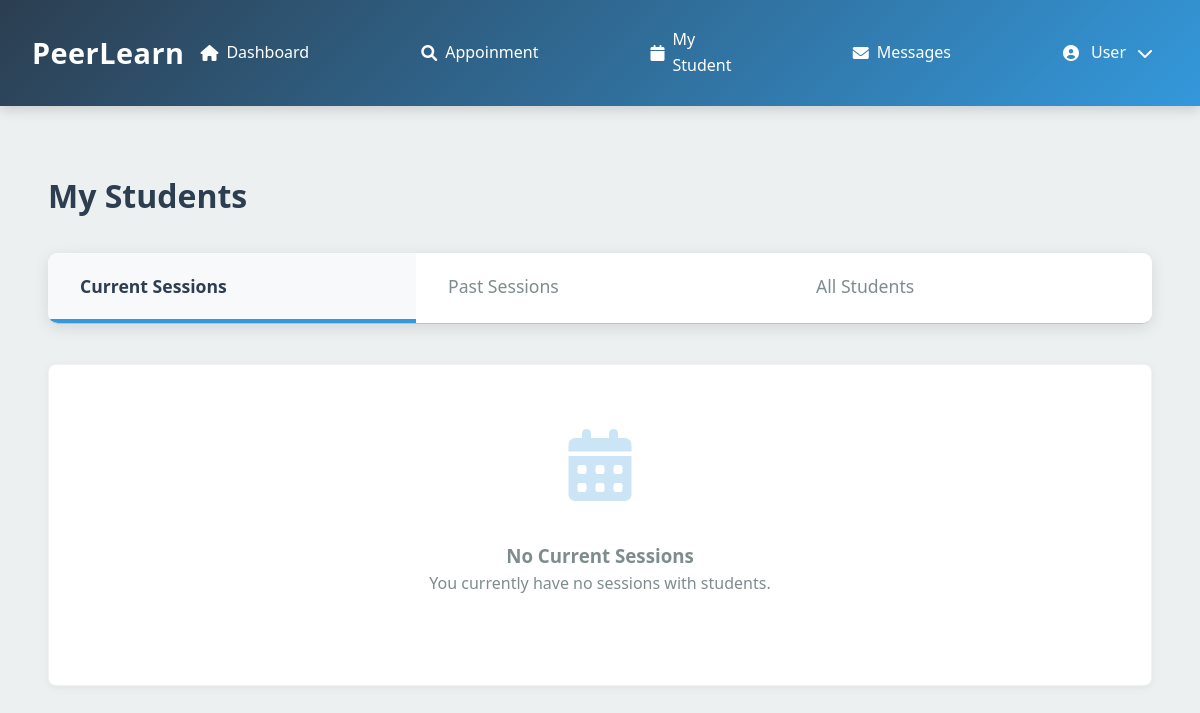
The app's page /tutor_students.php (signed in), older data.
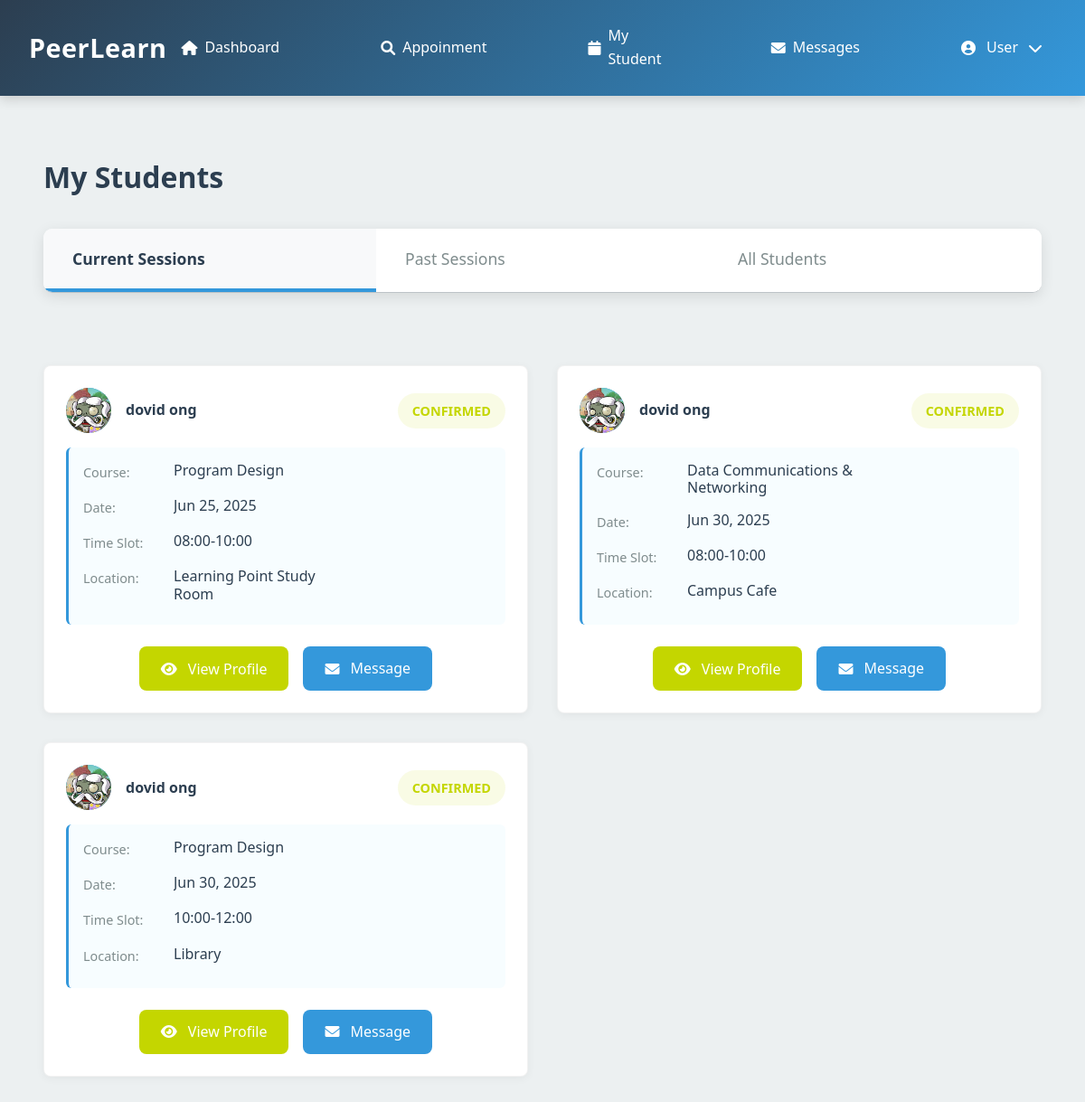
The same page, newer data.
### tables this page shows
CREATE TABLE `session` (
  `session_id` int(11) NOT NULL,
  `tutor_id` int(11) NOT NULL,
  `student_id` int(11) NOT NULL,
  `course_id` int(11) NOT NULL,
  `location_id` int(11) DEFAULT NULL,
  `status` enum('pending','confirmed','rejected','completed','cancelled') NOT NULL DEFAULT 'pending',
  `start_datetime` datetime NOT NULL,
  `end_datetime` datetime NOT NULL,
  `cancellation_deadline` datetime GENERATED ALWAYS AS (`start_datetime` - interval 24 hour) STORED,
  `cancellation_reason` text DEFAULT NULL,
  `cancelled_by` int(11) DEFAULT NULL,
  `created_at` timestamp NOT NULL DEFAULT current_timestamp(),
  `email_sent` tinyint(1) DEFAULT 0
);

CREATE TABLE `user` (
  `user_id` int(11) NOT NULL,
  `username` varchar(50) NOT NULL,
  `password` varchar(255) DEFAULT NULL,
  `email` varchar(100) NOT NULL,
  `role` enum('student','tutor','admin') NOT NULL,
  `first_name` varchar(50) NOT NULL,
  `last_name` varchar(50) NOT NULL,
  `phone` varchar(20) DEFAULT NULL,
  `profile_image` varchar(255) DEFAULT NULL,
  `is_active` tinyint(1) DEFAULT 1,
  `created_at` timestamp NOT NULL DEFAULT current_timestamp(),
  `last_login` datetime DEFAULT NULL,
  `reset_token_hash` varchar(64) DEFAULT NULL,
  `reset_token_expires_at` datetime DEFAULT NULL
);

CREATE TABLE `course` (
  `id` int(11) NOT NULL,
  `course_name` varchar(100) NOT NULL,
  `details` text DEFAULT NULL,
  `status` enum('active','inactive') DEFAULT 'active',
  `created_at` timestamp NOT NULL DEFAULT current_timestamp(),
  `updated_at` timestamp NOT NULL DEFAULT current_timestamp() ON UPDATE current_timestamp()
);

CREATE TABLE `location` (
  `location_id` int(11) NOT NULL,
  `location_name` varchar(100) NOT NULL
);

### tutor_students.php (the view, shortened to what this page needs)
<?php
require_once "db_connection.php";
$user_id = $_SESSION['user_id'];
$current_datetime = date('Y-m-d H:i:00');
$stmt = $conn->prepare("
    SELECT s.session_id, s.start_datetime, s.end_datetime, s.status, s.cancellation_reason,
           u.user_id, u.first_name, u.last_name, u.email, u.phone, u.profile_image,
           c.course_name, l.location_name,
           r.rating, r.comment,
           CONCAT(DATE_FORMAT(s.start_datetime, '%H:%i'), '-', DATE_FORMAT(s.end_datetime, '%H:%i')) as time_slot
    FROM session s
    JOIN user u ON s.student_id = u.user_id
    JOIN course c ON s.course_id = c.id
    LEFT JOIN location l ON s.location_id = l.location_id
    LEFT JOIN review r ON s.session_id = r.session_id AND r.tutor_id = s.tutor_id
    WHERE s.tutor_id = ? AND s.status = 'confirmed'
    AND s.start_datetime >= ?  -- 只显示当前时间之后的会话
    ORDER BY s.start_datetime ASC
");
if (!$stmt) {
    handle_db_error($conn, "Error preparing current sessions query");
} else {
    $stmt->bind_param("is", $user_id, $current_datetime);
    $stmt->execute();
    $result = $stmt->get_result();
    while ($row = $result->fetch_assoc()) {
        $row['profile_image'] = $row['profile_image'] ?: 'assets/default-avatar.png';
        $current_sessions[] = $row;
    }
}
$student_details = [];
$stmt = $conn->prepare("
    SELECT
        u.user_id, u.first_name, u.last_name, u.email, u.phone, u.profile_image, u.created_at
    FROM user u
    WHERE u.user_id IN (
        SELECT DISTINCT student_id FROM session WHERE tutor_id = ?
    )
");
if (!$stmt) {
    error_log("Error preparing student details query: " . $conn->error);
    $_SESSION['error'] = "Error preparing student details query: " . $conn->error;
} else {
    $stmt->bind_param("i", $user_id);
    $stmt->execute();
    $result = $stmt->get_result();
    while ($row = $result->fetch_assoc()) {
        $row['profile_image'] = $row['profile_image'] ?: 'assets/default-avatar.png';
        $student_details[$row['user_id']] = $row;
    }
}
function renderSessionCard($session, $student_details) {
    $statusClass = $session['status'] == 'cancelled' ? 'status-cancelled' :
                   ($session['status'] == 'completed' ? 'status-completed' : 'status-confirmed');
    ?>
    <div class="request-card">
        <div class="request-header">
            <div class="student-avatar" data-id="<?php echo htmlspecialchars($session['user_id'] ?? ''); ?>">
                <img src="<?php echo htmlspecialchars($session['profile_image']); ?>" alt="Student" class="profile-image"
                     onerror="this.src='assets/default-avatar.png'; this.onerror=null;">
            </div>
            <div class="request-info">
                <div class="student-name"><?php echo htmlspecialchars(($session['first_name'] ?? '') . ' ' . ($session['last_name'] ?? '')); ?></div>
            </div>
            <span class="status-badge <?php echo $statusClass; ?>">
                <?php echo ucfirst($session['status'] ?? 'Unknown'); ?>
            </span>
        </div>
        <div class="request-details">
            <div class="detail-item">
                <div class="detail-label">Course:</div>
                <div class="detail-value"><?php echo htmlspecialchars($session['course_name'] ?? 'Unknown Course'); ?></div>
            </div>
            <div class="detail-item">
                <div class="detail-label">Date:</div>
                <div class="detail-value">
                    <?php echo !empty($session['start_datetime'])
                        ? date('M d, Y', strtotime($session['start_datetime']))
                        : 'Not specified'; ?>
                </div>
            </div>
            <div class="detail-item">
                <div class="detail-label">Time Slot:</div>
                <div class="detail-value">
                    <?php echo htmlspecialchars($session['time_slot'] ??
                        (date('H:i', strtotime($session['start_datetime'])) . '-' . date('H:i', strtotime($session['end_datetime'])))) ?: 'Not specified'; ?>
                </div>
            </div>
            <div class="detail-item">
                <div class="detail-label">Location:</div>
                <div class="detail-value"><?php echo htmlspecialchars($session['location_name'] ?? 'Not specified'); ?></div>
            </div>
        </div>
        <div class="request-actions">
            <button class="btn btn-profile view-student"
                    data-id="<?php echo htmlspecialchars($session['user_id'] ?? ''); ?>"
                    data-name="<?php echo htmlspecialchars(($session['first_name'] ?? '') . ' ' . ($session['last_name'] ?? '')); ?>"
                    data-email="<?php echo htmlspecialchars($student_details[$session['user_id']]['email'] ?? ''); ?>"
                    data-phone="<?php echo htmlspecialchars($student_details[$session['user_id']]['phone'] ?? ''); ?>"
                    data-image="<?php echo htmlspecialchars($session['profile_image'] ?? ''); ?>">
                <i class="fas fa-eye"></i> View Profile
            </button>
            <a href="messages.php?student_id=<?php echo htmlspecialchars($session['user_id'] ?? ''); ?>" class="btn btn-message"><i class="fas fa-envelope"></i> Message</a>
        </div>
    </div>
    <?php
}
?>
<!DOCTYPE html>
<html lang="en">
<head>
    <link rel="stylesheet" href="https://cdnjs.cloudflare.com/ajax/libs/font-awesome/6.4.0/css/all.min.css">
</head>
<body>
    <?php include 'header/tut_head.php'; ?>
    <main>
        <h1 class="page-title">My Students</h1>
        <div class="tabs">
            <div class="tab active" data-tab="current-sessions">Current Sessions</div>
            <div class="tab" data-tab="past-sessions">Past Sessions</div>
            <div class="tab" data-tab="all-students">All Students</div>
        </div>
        <div class="tab-content active" id="current-sessions">
            <?php if (count($current_sessions) > 0): ?>
                <div class="session-list">
                    <?php foreach ($current_sessions as $session): ?>
                        <?php renderSessionCard($session, $student_details); ?>
                    <?php endforeach; ?>
                </div>
            <?php else: ?>
                <div class="empty-state">
                    <div class="empty-icon"><i class="fas fa-calendar-alt"></i></div>
                    <h3>No Current Sessions</h3>
                    <p class="empty-text">You currently have no sessions with students.</p>
                </div>
            <?php endif; ?>
        </div>
    </main>
</body>
</html>

### header/tut_head.php (shortened to what this page needs)
<!DOCTYPE html>
<html lang="en">
<head>
    <link rel="stylesheet" href="https://cdnjs.cloudflare.com/ajax/libs/font-awesome/6.0.0/css/all.min.css">
</head>
<body>
    <header class="header">
        <div class="header-content">
            <div class="logo">
                PeerLearn
            </div>
            <nav class="nav-links">
                <a href="tutor_main_page.php"><i class="fas fa-home"></i> Dashboard</a>
                <a href="tutor_requests.php"><i class="fas fa-search"></i> Appoinment</a>
                <a href="tutor_students.php"><i class="fas fa-calendar"></i> My Student</a>
                <a href="messages.php"><i class="fas fa-envelope"></i> Messages</a>
                <div class="user-menu" onclick="toggleDropdown()">
                    <i class="fas fa-user-circle"></i>
                    <?php echo htmlspecialchars(isset($_SESSION['first_name']) ? $_SESSION['first_name'] : 'User'); ?>
                    <i class="fas fa-chevron-down"></i>
                </div>
            </nav>
        </div>
    </header>
</body>
</html>

### tutor_students.php (style rules this page uses)
:root { --primary: #2B3990; --secondary: #00AEEF; --accent: #C4D600; --gray: #e0e0e0; --light-gray: #f5f5f5; --dark-gray: #777; }
* { box-sizing: border-box; margin: 0; padding: 0; font-family: 'Segoe UI', Tahoma, Geneva, Verdana, sans-serif; }
body { background-color: var(--light-gray); color: #333; line-height: 1.6; }
.nav-links { display: flex; gap: 1.5rem; }
.nav-links a { color: white; text-decoration: none; font-weight: 500; }
main { max-width: 1200px; margin: 4rem auto; padding: 0 3rem; }
.page-title { margin-bottom: 2rem; color: var(--primary); font-weight: 600; }
.tabs { display: flex; border-bottom: 1px solid var(--gray); margin-bottom: 2.5rem; }
.tab { padding: 0.75rem 1.5rem; cursor: pointer; font-weight: 500; border-bottom: 3px solid transparent; color: var(--dark-gray); }
.tab.active { border-bottom-color: var(--accent); color: var(--primary); font-weight: 600; }
.tab-content { display: none; }
.tab-content.active { display: block; }
.session-list { display: grid; grid-template-columns: repeat(auto-fill, minmax(350px, 1fr)); gap: 2rem; padding: 2.5rem 0; }
.request-card { background-color: white; border-radius: 8px; box-shadow: 0 2px 10px rgba(0, 0, 0, 0.05); padding: 1.5rem; border: 1px solid rgba(0, 0, 0, 0.05); display: flex; flex-direction: column; height: 100%; min-height: 350px; }
.request-header { display: flex; align-items: center; gap: 1rem; margin-bottom: 1rem; flex-shrink: 0; }
.student-avatar { width: 50px; height: 50px; border-radius: 50%; background-color: var(--secondary); display: flex; align-items: center; justify-content: center; color: white; font-weight: bold; overflow: hidden; cursor: pointer; }
.profile-image { width: 100%; height: 100%; object-fit: cover; }
.request-info { flex: 1; }
.student-name { font-weight: 600; color: var(--primary); }
.request-details { flex: 1; display: flex; flex-direction: column; gap: 0.5rem; margin-bottom: 1.5rem; background-color: rgba(0, 174, 239, 0.03); padding: 1rem; border-radius: 6px; border-left: 3px solid var(--secondary); overflow: hidden; }
.detail-item { display: flex; margin-bottom: 0.5rem; flex-wrap: wrap; }
.detail-label { width: 100px; color: var(--dark-gray); font-size: 0.9rem; }
.detail-value { flex: 1; font-weight: 500; color: var(--primary); overflow: hidden; text-overflow: ellipsis; white-space: normal; line-height: 1.2; max-width: 200px; }
.request-actions { margin-top: auto; display: flex; gap: 1rem; flex-wrap: wrap; justify-content: center; }
.btn { padding: 0.5rem 1rem; border: none; border-radius: 4px; cursor: pointer; font-weight: 500; display: inline-flex; align-items: center; gap: 0.5rem; text-decoration: none; min-width: 120px; justify-content: center; transition: background-color 0.3s; color: white; }
.btn-profile { background-color: var(--accent); }
.btn-message { background-color: var(--secondary); }
.status-badge { display: inline-block; padding: 0.25rem 0.75rem; border-radius: 20px; font-size: 0.8rem; font-weight: 600; margin-left: auto; }
.status-confirmed { background-color: rgba(196, 214, 0, 0.1); color: var(--accent); }
.empty-state { text-align: center; padding: 3rem; background-color: white; border-radius: 8px; box-shadow: 0 2px 10px rgba(0, 0, 0, 0.05); border: 1px solid rgba(0, 0, 0, 0.05); }
.empty-icon { font-size: 3rem; color: var(--secondary); margin-bottom: 1rem; opacity: 0.5; }
.empty-text { color: var(--dark-gray); margin-bottom: 1.5rem; }

Row changes from the older to the newer data that the page shows:
added session: student.profile_image (picture), student.last_name "dovid ong", status "CONFIRMED", course.course_name "Program Design", start_datetime "Jun 25, 2025", end_datetime "08:00-10:00", location.location_name "Learning Point Study Room"
added session: student.profile_image (picture), student.last_name "dovid ong", status "CONFIRMED", course.course_name "Data Communications & Networking", start_datetime "Jun 30, 2025", end_datetime "08:00-10:00", location.location_name "Campus Cafe"
added session: student.profile_image (picture), student.last_name "dovid ong", status "CONFIRMED", course.course_name "Program Design", start_datetime "Jun 30, 2025", end_datetime "10:00-12:00", location.location_name "Library"
Text that changed along with them:
text no longer shown: "No Current Sessions You currently have no sessions with students."
